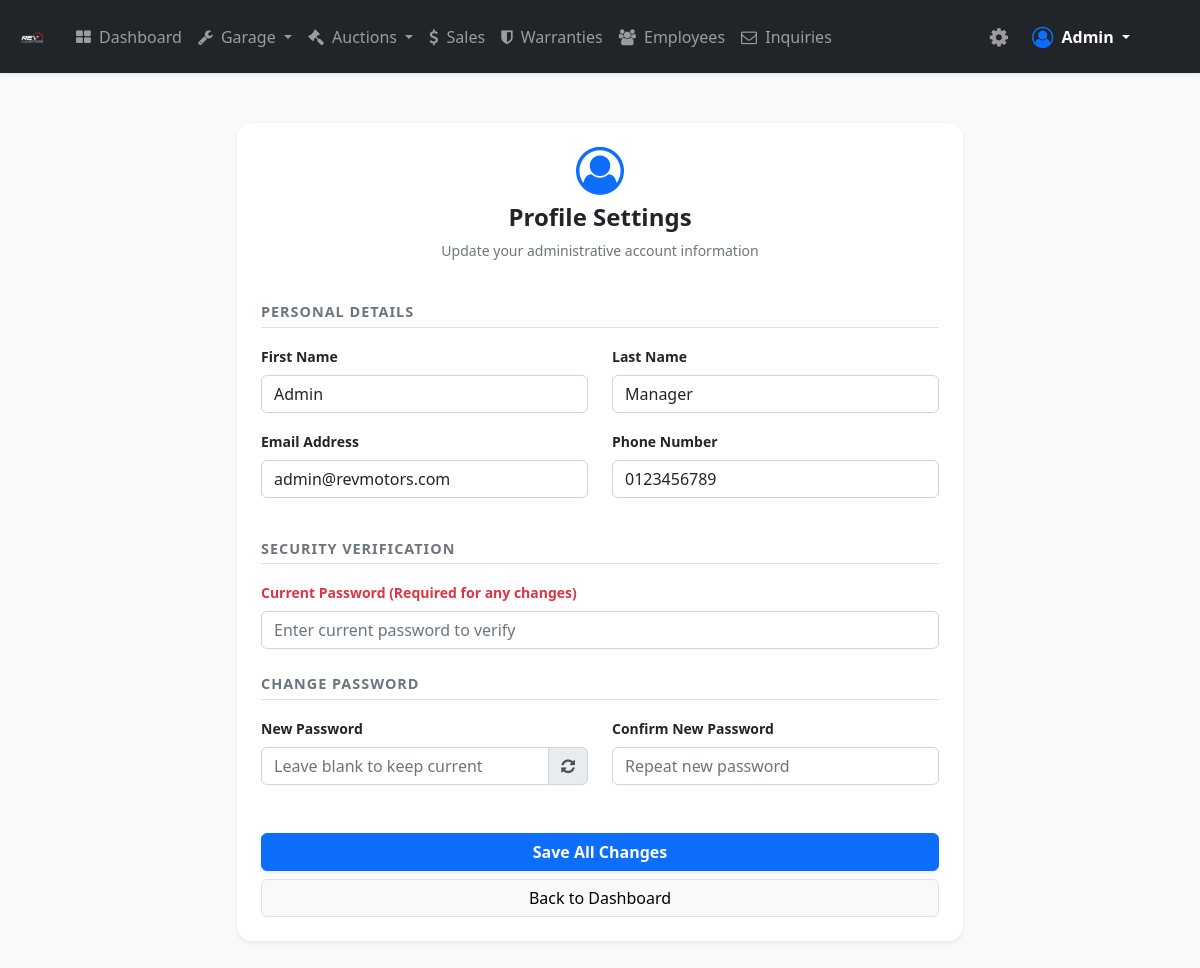
Screenshot of /Manager/profile-edit.php (signed in) with the database file from the repository.
### tables this page shows
CREATE TABLE `manager` (
  `manager_id` int(11) NOT NULL,
  `user_id` int(11) NOT NULL,
  `fname` varchar(255) NOT NULL,
  `lname` varchar(255) NOT NULL,
  `email_address` varchar(255) DEFAULT NULL,
  `phone_number` varchar(255) DEFAULT NULL,
  `gender` varchar(10) DEFAULT NULL,
  `date_of_joined` timestamp NOT NULL DEFAULT current_timestamp()
);

### Manager/profile-edit.php (the view, shortened to what this page needs)
<?php
if (isset($_SESSION['user_id']) &&
    isset($_SESSION['role'])    &&
    $_SESSION['role'] == 'Manager') {
    include "../DB_connection.php";
    $user_id = $_SESSION['user_id'];
    $sql = "SELECT * FROM manager WHERE user_id = ?";
    $stmt = $conn->prepare($sql);
    $stmt->execute([$user_id]);
    $manager = $stmt->fetch();
?>
<!DOCTYPE html>
<html lang="en">
<head>
    <link rel="stylesheet" href="https://cdn.jsdelivr.net/npm/bootstrap@5.2.0/dist/css/bootstrap.min.css">
    <link rel="stylesheet" href="https://cdnjs.cloudflare.com/ajax/libs/font-awesome/4.7.0/css/font-awesome.min.css">
</head>
<body>
    <?php include "inc/navbar.php"; ?>
    <div class="container edit-container mb-5">
        <div class="card shadow-sm p-4 bg-white">
            <div class="text-center mb-4">
                <i class="fa fa-user-circle-o fa-3x text-primary mb-2"></i>
                <h4 class="fw-bold">Profile Settings</h4>
                <p class="text-muted small">Update your administrative account information</p>
            </div>
            <form action="req/profile-edit.php" method="post">
                <p class="section-title border-bottom pb-1 mb-3">Personal Details</p>
                <div class="row">
                    <div class="col-md-6 mb-3">
                        <label class="form-label small fw-bold">First Name</label>
                        <input type="text" name="fname" class="form-control" value="<?php echo $manager['fname']; ?>" required>
                    </div>
                    <div class="col-md-6 mb-3">
                        <label class="form-label small fw-bold">Last Name</label>
                        <input type="text" name="lname" class="form-control" value="<?php echo $manager['lname']; ?>" required>
                    </div>
                </div>
                <div class="row">
                    <div class="col-md-6 mb-3">
                        <label class="form-label small fw-bold">Email Address</label>
                        <input type="email" name="email_address" class="form-control" value="<?php echo $manager['email_address']; ?>" required>
                    </div>
                    <div class="col-md-6 mb-3">
                        <label class="form-label small fw-bold">Phone Number</label>
                        <input type="text" name="phone_number" class="form-control" value="<?php echo $manager['phone_number']; ?>">
                    </div>
                </div>
                <p class="section-title border-bottom pb-1 mt-4 mb-3">Security Verification</p>
                <div class="mb-3">
                    <label class="form-label small fw-bold text-danger">Current Password (Required for any changes)</label>
                    <input type="password" name="old_password" class="form-control" placeholder="Enter current password to verify" required>
                </div>
                <p class="section-title border-bottom pb-1 mt-4 mb-3">Change Password</p>
                <div class="row">
                    <div class="col-md-6 mb-3">
                        <label class="form-label small fw-bold">New Password</label>
                        <div class="input-group">
                            <input type="password" name="new_password" id="new_pass" class="form-control" placeholder="Leave blank to keep current">
                            <button class="btn btn-random" type="button" onclick="generatePassword()" title="Generate Random Password">
                                <i class="fa fa-refresh"></i>
                            </button>
                        </div>
                    </div>
                    <div class="col-md-6 mb-3">
                        <label class="form-label small fw-bold">Confirm New Password</label>
                        <input type="password" name="confirm_password" class="form-control" placeholder="Repeat new password">
                    </div>
                </div>
                <div class="mt-4 pt-2">
                    <button type="submit" class="btn btn-primary w-100 fw-bold shadow-sm">Save All Changes</button>
                    <a href="index.php" class="btn btn-light w-100 mt-2 border">Back to Dashboard</a>
                </div>
            </form>
        </div>
    </div>
</body>
</html>
<?php
} else {
    header("Location: ../login.php");
    exit;
}
?>

### Manager/inc/navbar.php (shortened to what this page needs)
<?php
if (!isset($manager) && isset($_SESSION['user_id'])) {
    include_once "../DB_connection.php";
    $nav_user_id = $_SESSION['user_id'];
    $nav_sql = "SELECT fname FROM manager WHERE user_id = ?";
    $nav_stmt = $conn->prepare($nav_sql);
    $nav_stmt->execute([$nav_user_id]);
    $manager_data = $nav_stmt->fetch();
    $nav_display_name = ($manager_data) ? $manager_data['fname'] : "Manager";
} else {
    $nav_display_name = (isset($manager['fname'])) ? $manager['fname'] : "Manager";
}
?>
<nav class="navbar navbar-expand-lg navbar-dark bg-dark shadow-sm py-3">
  <div class="container-fluid">
    <a class="navbar-brand" href="index.php">
      <img src="../logo.png" width="40">
    </a>
    <div class="collapse navbar-collapse" id="managerNav">
      <ul class="navbar-nav me-auto mb-2 mb-lg-0">
        <li class="nav-item">
          <a class="nav-link" href="index.php">
            <i class="fa fa-th-large me-1"></i> Dashboard
          </a>
        </li>
        <li class="nav-item dropdown">
          <a class="nav-link dropdown-toggle" href="#" id="garageDrop" role="button" data-bs-toggle="dropdown" aria-expanded="false">
            <i class="fa fa-wrench me-1"></i> Garage
          </a>
        </li>
        <li class="nav-item dropdown">
          <a class="nav-link dropdown-toggle" href="#" id="auctionDrop" role="button" data-bs-toggle="dropdown" aria-expanded="false">
            <i class="fa fa-gavel me-1"></i> Auctions
          </a>
        </li>
        <li class="nav-item">
          <a class="nav-link" href="sales-history.php">
            <i class="fa fa-usd me-1"></i> Sales
          </a>
        </li>
        <li class="nav-item">
          <a class="nav-link" href="warranty-manage.php">
            <i class="fa fa-shield me-1"></i> Warranties
          </a>
        </li>
        <li class="nav-item">
          <a class="nav-link" href="employees.php">
            <i class="fa fa-users me-1"></i> Employees
          </a>
        </li>
        <li class="nav-item">
          <a class="nav-link" href="message.php">
            <i class="fa fa-envelope-o me-1"></i> Inquiries
          </a>
        </li>
      </ul>
      <ul class="navbar-nav ms-auto ms-auto-custom mb-2 mb-lg-0 align-items-center">
        <li class="nav-item me-3">
          <a class="nav-link p-0" href="settings.php" title="Garage Settings">
            <i class="fa fa-cog fa-lg"></i>
          </a>
        </li>
        <li class="nav-item dropdown">
          <a class="nav-link dropdown-toggle text-white fw-bold" href="#" id="userDrop" role="button" data-bs-toggle="dropdown" aria-expanded="false">
            <i class="fa fa-user-circle-o fa-lg me-1 text-primary"></i> <?php echo $nav_display_name; ?>
          </a>
        </li>
      </ul>
    </div>
  </div>
</nav>

### Manager/profile-edit.php (style rules this page uses)
body { background-color: #f8f9fa; }
.edit-container { max-width: 750px; margin-top: 50px; }
.card { border: none; border-radius: 15px; }
.section-title { font-size: 0.9rem; font-weight: bold; color: #6c757d; text-transform: uppercase; letter-spacing: 1px; }
.btn-random { background-color: #e9ecef; border: 1px solid #ced4da; color: #495057; }

### Manager/inc/navbar.php (style rules this page uses)
.navbar-nav .nav-link { transition: all 0.3s ease; border-radius: 5px; padding: 8px 12px; }
.ms-auto-custom { margin-right: 50px !important; }

### rows the page displays
manager: fname "Admin", lname "Manager", email_address "admin@revmotors.com", phone_number "0123456789"
